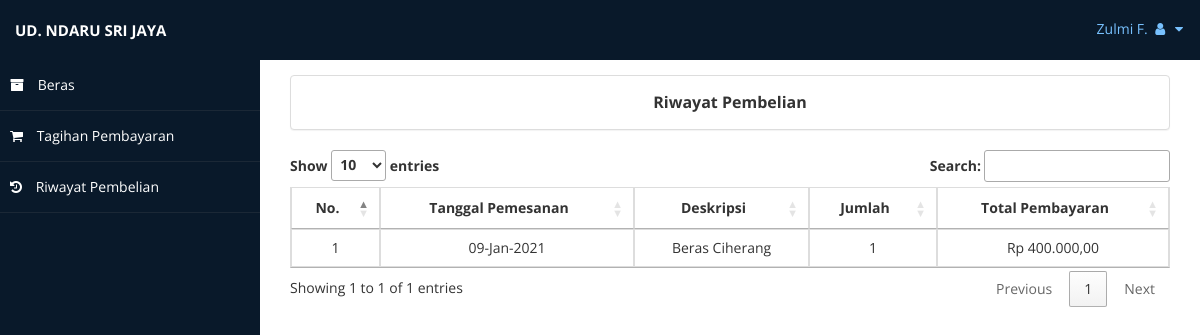
The app's page /index.php?page=riwayat (signed in) with its own data.
### tables this page shows
CREATE TABLE `pesanan` (
  `id` int(11) NOT NULL,
  `kode_psn` varchar(100) NOT NULL,
  `tanggal` date NOT NULL,
  `nama` varchar(100) NOT NULL,
  `alamat` text NOT NULL,
  `deskripsi` varchar(100) NOT NULL,
  `jumlah` int(11) NOT NULL,
  `total` int(11) NOT NULL,
  `status` enum('Belum Lunas','Lunas','Konfirmasi','Selesai') NOT NULL
);

CREATE TABLE `transaksi` (
  `id` int(11) NOT NULL,
  `kode_trans` varchar(100) NOT NULL,
  `tanggal` date NOT NULL,
  `kode_psn` varchar(100) NOT NULL,
  `total` int(11) NOT NULL,
  `ongkir` int(11) NOT NULL,
  `total_pemasukan` int(11) NOT NULL,
  `bukti_trans` varchar(100) NOT NULL
);

### rupiah.php (called while the page is built)
<?php
function rupiah($angka)
{
    $hasil_rupiah = "Rp " . number_format($angka, 2, ',', '.');
    return $hasil_rupiah;
}

### views/riwayat.php (the view)
<?php
$no=1;
$data=mysqli_query($koneksi, "SELECT pesanan.tanggal, pesanan.deskripsi, pesanan.jumlah, transaksi.total_pemasukan FROM pesanan INNER JOIN transaksi USING(kode_psn) WHERE nama = '$_SESSION[nama]'");
 ?>
<div class="container col-md-12">
  <div class="row">
    <div class="panel panel-default">
      <div class="panel-body" style="text-align:center;font-size:16px"> <b>Riwayat Pembelian</b> </div>
    </div>
  </div>
  <div class="row">
    <table id="data-riwayat" class="table table-bordered" style="text-align:center">
      <thead>
        <tr>
          <th style="text-align:center">No.</th>
          <th style="text-align:center">Tanggal Pemesanan</th>
          <th style="text-align:center">Deskripsi</th>
          <th style="text-align:center">Jumlah</th>
          <th style="text-align:center">Total Pembayaran</th>
        </tr>
      </thead>
      <tbody>
        <?php while ($riwayat=mysqli_fetch_array($data)) { ?>
        <tr>
          <td><?php echo $no ?></td>
          <td><?php echo date('d-M-Y', strtotime($riwayat['tanggal'])) ?></td>
          <td><?php echo $riwayat['deskripsi'] ?></td>
          <td><?php echo $riwayat['jumlah'] ?></td>
          <td><?php echo rupiah($riwayat['total_pemasukan']) ?></td>
        </tr>
        <?php $no++; } ?>
      </tbody>
    </table>
  </div>
</div>

### assets/css/custom-styles.css (style rules this page uses)
body { font-family: 'Open Sans', sans-serif; }

### records on screen
pesanan: tanggal "09-Jan-2021", deskripsi "Beras Ciherang", jumlah "1", transaksi.total_pemasukan "Rp 400.000,00"

### other values on screen
$_SESSION['nama'] "Zulmi F."
